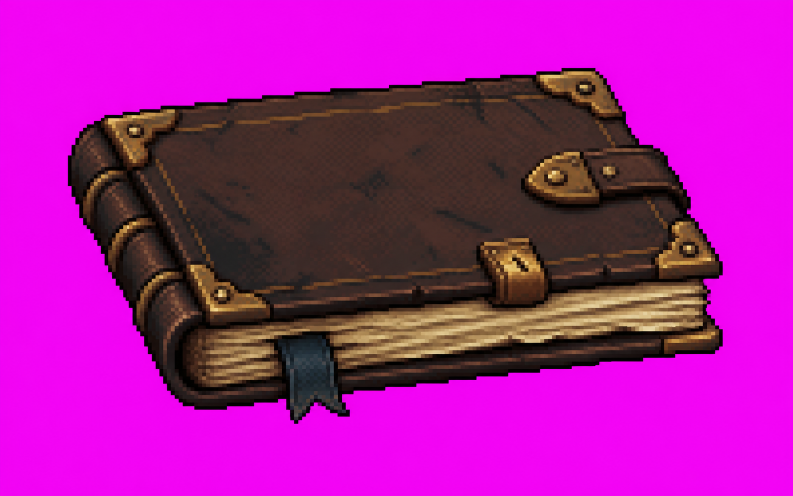
#> input picture art_sources/generated_raw/tavern_ledger/ledger_prop_reference_v2.png, 1586 x 992 px (shown at 1/2 size)
$ python -i export_tavern_ledger_prop_assets.py   (imports and definitions only)
#> lines starting #> are read from the running program, lines starting #| are printed output that depends on the picture
#> further down, picture is the input picture: PIL image 1586x992 RGB; mean R, G, B 168.1, 24.6, 154.9
from __future__ import annotations

from collections import Counter
import json
from pathlib import Path

from PIL import Image, ImageDraw, ImageOps


ROOT = Path(__file__).resolve().parents[2]
RAW_SOURCE = ROOT / "art_sources" / "generated_raw" / "tavern_ledger" / "ledger_prop_reference_v2.png"
PROMPT = ROOT / "art_sources" / "generated_raw" / "tavern_ledger" / "ledger_prop_prompt_v2.txt"
MANIFEST = ROOT / "assets" / "source" / "tavern" / "props" / "tavern_ledger_prop_manifest.json"
NATIVE = ROOT / "assets" / "source" / "tavern" / "props" / "ledger_native.png"
RUNTIME = ROOT / "assets" / "textures" / "tavern" / "props" / "ledger.png"
CONTACT_SHEET = ROOT / "docs" / "art" / "tavern_ledger_prop_contact_sheet.png"
NATIVE_SIZE = (40, 28)
SOURCE_RECT = (96, 140, 1458, 862)
SCALE = 4
CHROMA_KEY = "#ff00ff"
OUTLINE = (18, 13, 10, 255)


def chroma_key_from_border(image: Image.Image) -> tuple[int, int, int]:
    rgba = image.convert("RGBA")
    samples: list[tuple[int, int, int]] = []
    for x in range(rgba.width):
        for y in (0, rgba.height - 1):
            r, g, b, a = rgba.getpixel((x, y))
            if a > 0:
                samples.append((r, g, b))
#> after the loop, samples = 3172 items, first 6: (228, 13, 230), (227, 35, 229), (238, 10, 240), (235, 19, 234), (240, 6, 242), (239, 15, 239)
    for y in range(rgba.height):
        for x in (0, rgba.width - 1):
            r, g, b, a = rgba.getpixel((x, y))
            if a > 0:
                samples.append((r, g, b))
#> after the loop, samples = 5156 items, first 6: (228, 13, 230), (227, 35, 229), (238, 10, 240), (235, 19, 234), (240, 6, 242), (239, 15, 239)
    if not samples:
        return (255, 0, 255)
    return Counter(samples).most_common(1)[0][0]


def remove_chroma(image: Image.Image, threshold: int = 88) -> Image.Image:
    rgba = image.convert("RGBA")
    key = chroma_key_from_border(rgba)
#> key = (240, 6, 244)
    max_distance_sq = threshold * threshold
    pixels = rgba.load()
    for y in range(rgba.height):
        for x in range(rgba.width):
            r, g, b, a = pixels[x, y]
            if a == 0:
                pixels[x, y] = (0, 0, 0, 0)
                continue
            dr = r - key[0]
            dg = g - key[1]
            db = b - key[2]
            if dr * dr + dg * dg + db * db <= max_distance_sq:
                pixels[x, y] = (0, 0, 0, 0)
            else:
                pixels[x, y] = (r, g, b, 255)
    return rgba


# [113 lines left out: functions quantize_visible, harden_alpha, add_pixel_outline, normalize_native, write_manifest, backed_preview and 2 more, not called in this run]


# [2 lines not run here, left out]

>>> from PIL import Image
>>> picture = Image.open('../../art_sources/generated_raw/tavern_ledger/ledger_prop_reference_v2.png')
>>> result = remove_chroma(picture)
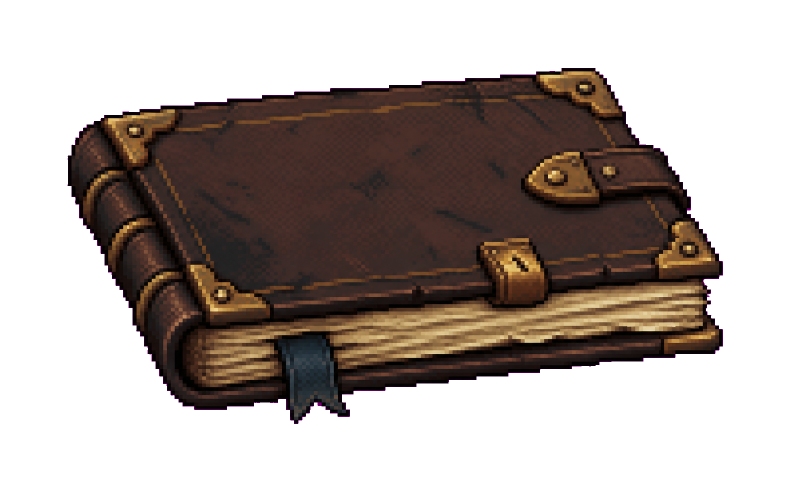
#> result: PIL image 1586x992 RGBA (shown at 1/2 size); mean R, G, B, A 31.7, 22.3, 17.2, 111.3; transparent parts drawn white

$ run again, on art_sources/generated_raw/tavern_ledger/ledger_prop_reference_v1.png
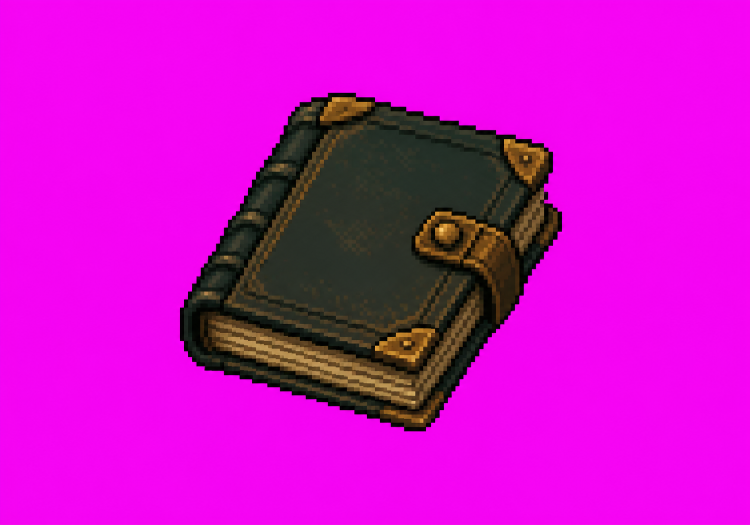
#> input picture art_sources/generated_raw/tavern_ledger/ledger_prop_reference_v1.png, 1500 x 1049 px (shown at 1/2 size)
#> picture is the input picture: PIL image 1500x1049 RGB; mean R, G, B 203.1, 14, 196.3
#> after the loop in chroma_key_from_border, `for x in range(rgba.width):`: samples = 3000 items, first 6: (233, 13, 233), (228, 34, 225), (242, 10, 242), (236, 18, 230), (244, 6, 243), (240, 15, 234)
#> after the loop in chroma_key_from_border, `for y in range(rgba.height):`: samples = 5098 items, first 6: (233, 13, 233), (228, 34, 225), (242, 10, 242), (236, 18, 230), (244, 6, 243), (240, 15, 234)
#> key = (244, 6, 244)
#> `result = remove_chroma(picture)`:
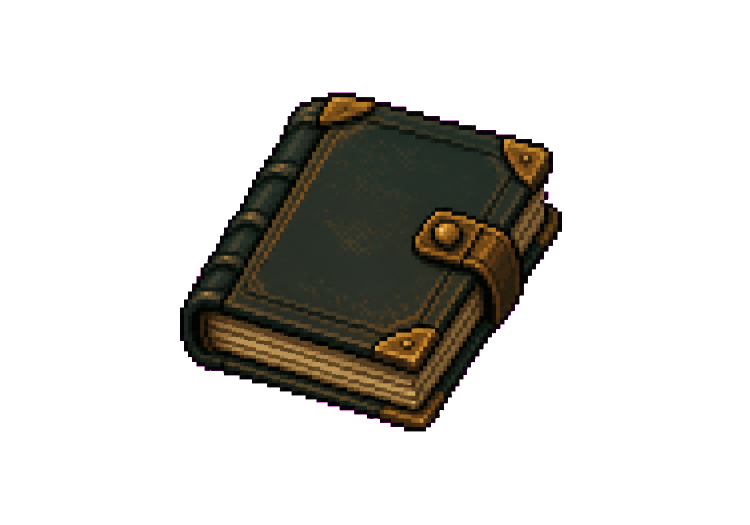
#> result: PIL image 1500x1049 RGBA (shown at 1/2 size); mean R, G, B, A 12.2, 10.7, 6.9, 56.3; transparent parts drawn white
